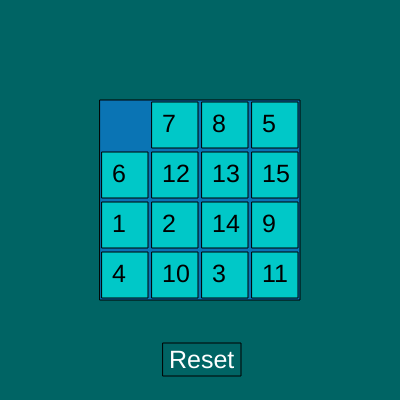
Frame 1 (no input)
Frame 60 (no input): identical to frame 1, image omitted
Frame 120 (the mouse pressed at the canvas centre since frame 60): identical to frame 1, image omitted

The p5.js sketch that drew this single still picture (run headless with seeded random() and noise() and a simulated clock; from frame 60 on, the mouse is pressed at the canvas centre):

// p5.js sketch
// ── sketch.js
var boardSize = 4; // how big the board is
var tiles = [];
var emptyX = 0;
var emptyY = 0;
var won = false;

function setup() {
  createCanvas(400, 400);
  background(0, 100, 100);
  textFont("Helvetica");
  textSize(25);
  // add tiles to tiles array
  // fill in the code here
  for (i = 0; i < sq(boardSize); i++) {
    append(tiles, i);
  }
  //resets board
  reset();
}

function draw() {
  background(0, 100, 100);
  // draw reset button
  // fill color depends on hover state
  if (overResetButton()) {
    fill(0, 50, 50);
  } else {
    fill(0, 100, 100);
  }
  rect(163, 343, 78, 33);
  // draw reset text
  fill(255);
  text("Reset", 169, 368);

  // draw game board
  gameBoard();
  // if winnder, display message
  if (won) {
    text("You won!", 100, 75);
  }
}

function gameBoard() {
  // draw the boards background
  fill(10, 116, 180);
  rect(100, 100, 50 * boardSize, 50 * boardSize);

  // draws all the tiles in place
  for (i = 0; i < boardSize; i++) {
    for (j = 0; j < boardSize; j++) {
      if (tiles[convert(i, j)] != 0) {
        fill(0, 200, 200);
        rect(102 + j * 50, 102 + i * 50, 46, 46);
        fill(0);
        text(tiles[convert(i, j)], 102 + j * 50 + 10, 102 + i * 50 + 30);
      }
    }
  }
}

// converts the row, col to the tile in that position
function convert(row, col) {
  return row * boardSize + col;
}

function reset() {
  tiles = shuffle(tiles);
  var index = 0;
  while (tiles[index] != 0) {
    index++;
  }
  tiles[index] = tiles[0];
  tiles[0] = 0;
  emptyX = 0;
  emptyY = 0;
  won = false;
}

function mousePressed() {
  if (overResetButton()) {
    // reset();
  }
}

function overResetButton() {
  return mouseX > 163 && mouseX < 163 + 78 &&
    mouseY > 343 && mouseY < 343 + 33;
}

function mouseReleased() {
  // converts mouseX and Y to a row and col
  row = (int)((mouseY - 100) / 50);
  col = (int)((mouseX - 100) / 50);

  // if the tiles are next to each other (1 away)
  // then switch those two tiles
  if ((abs(row - emptyX) + abs(col - emptyY)) == 1) {
    temp = tiles[convert(emptyX, emptyY)];
    tiles[convert(emptyX, emptyY)] = tiles[convert(row, col)];
    tiles[convert(row, col)] = temp;

    emptyX = row;
    emptyY = col;
  }

  // update won variable if the user has wonn
  won = checkWinner();
}

// returns true if the tiles are in order
// false otherwise
function checkWinner() {
  for (i = 0; i < tiles.length; i++) {
    if (tiles[i] != i) {
      return false; // ends the function
    }
  }
  return true;
  // fill in code here
}
